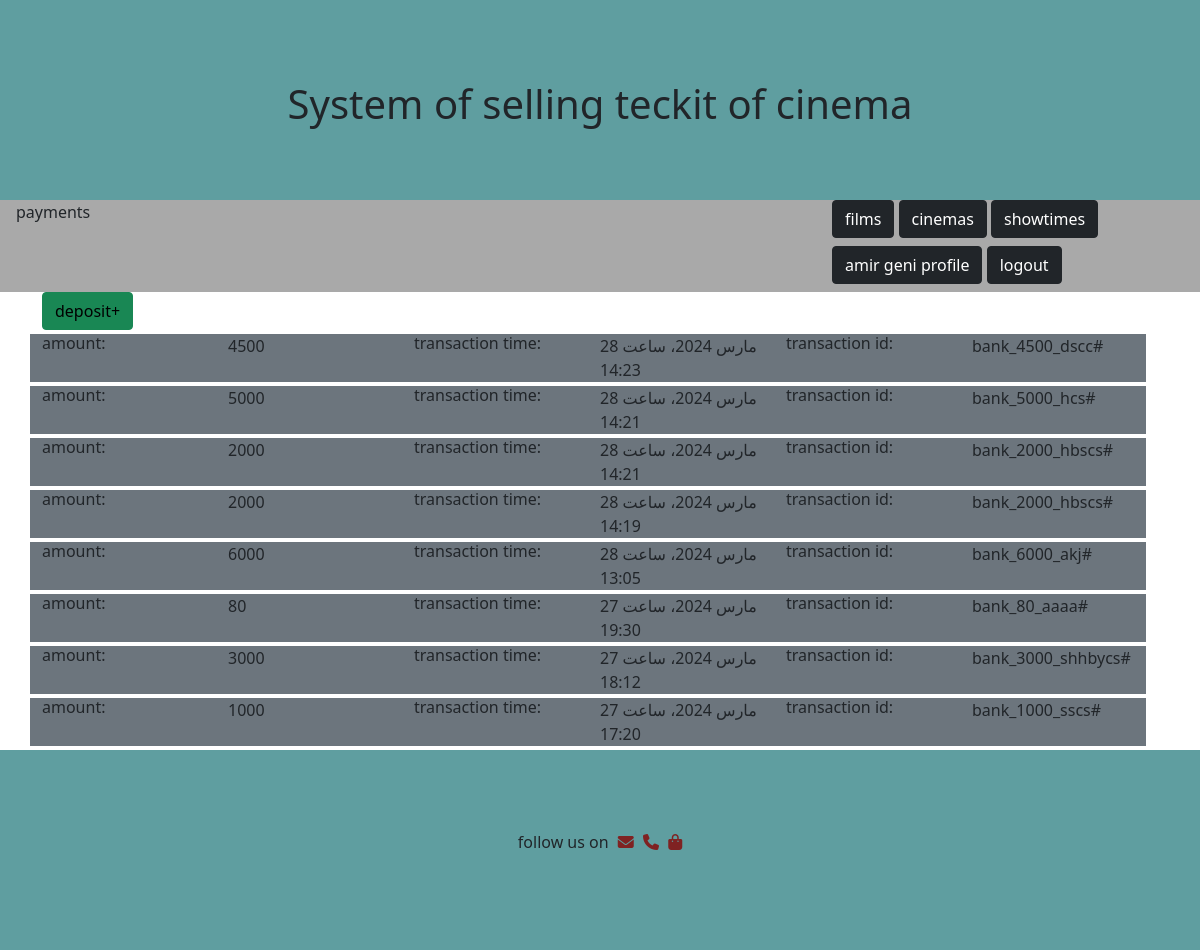
Page /account/payment/list (signed in) on the committed database.
### account/models.py (models this page shows, shortened)
class Payment(models.Model):
    myprofile=models.ForeignKey('profile',on_delete=models.CASCADE,verbose_name='your profile')
    amount=models.IntegerField('amount')
    transaction_time=models.DateTimeField('time',auto_now_add=True)
    transaction_id=models.CharField('transaction id',max_length=30)

### account/views.py (the view)
# urls.py: path("payment/list",views.payment_list,name='payment_list'),
@login_required
def payment_list(request):
    payments=Payment.objects.filter(myprofile=request.user.profile).order_by('-transaction_time')
    context={
        'payments':payments
    }
    return render(request,'accounts/payment_list.html',context)

### account/templates/accounts/payment_list.html (shortened to what this page needs)
{% extends 'pattern.html' %}
{% block toolbar_title %}payments{% endblock %}
{% block main_content %}
    <div class="container">
    <button class="btn btn-success"><a href="{% url "payment_creat" %}">deposit+</a></button>
        {% if payments  %}
            {% for payment in payments %}
                <div class="row my-1 bg-secondary">
                <div class="col-2">
            <h6>amount:</h6>
        </div>
        <div class="col-2">
            {{ payment.amount }}
        </div>
                     <div class="col-2">
            <h6>transaction time:</h6>
        </div>
       <div class="col-2">
       {{ payment.transaction_time }}
       </div>
                          <div class="col-2">
            <h6>transaction id:</h6>
        </div>
        <div class="col-2">
            {{ payment.transaction_id }}
        </div>
                </div>
            {% endfor %}
        {% endif %}
</div>
{% endblock %}

### tickting/templates/pattern.html (shortened to what this page needs)
{% load static %}
<!DOCTYPE html>
<html lang="en">
<head >
    <link rel="stylesheet" href="{% static "tickting/bootstrap.min.css"  %}">
    <link rel="stylesheet" href="{% static "tickting/mystylem.css" %}">
    <link rel="stylesheet" href="https://cdnjs.cloudflare.com/ajax/libs/font-awesome/6.5.1/css/all.min.css" />
</head>
<body>
<div class="header">
        <h1>System of selling teckit of cinema</h1>
</div>
    <div class="bd1">
        <div class="row ">
            <div class="col-8 mx-3">
               {% block toolbar_title %}{% endblock %}
            </div>
            <div class="col-3">
                {% block toolbar_body %}
                    <button class="btn btn-dark"><a class="text-white" href={% url "movie_list" %}>films</a></button>
                    <button class="btn btn-dark"><a class="text-white" href="{% url "cinema-list" %}">cinemas</a></button>
                    <button class="btn btn-dark"><a class="text-white" href="{% url "showtime_list" %}">showtimes</a></button>
                    {% if user.is_authenticated %}
                        <button class="btn btn-dark my-2"><a class="text-white" href="{% url "profile_details" %}">{{ user.get_full_name }} profile</a></button>
                        <button class="btn btn-dark my-2"><a class="text-white" href="{% url "logout" %}">logout</a></button>
                    {% else %}
                        <button class="btn btn-dark"><a class="text-white" href="{% url "login" %}">login</a></button>
                    {% endif %}
                {% endblock %}
            </div>
        </div>
    </div>
{% block main_content %}{% endblock %}
 <div class="footer">
        <p>
            follow us on
            <a href="#" class="icon"><i class="fa fa-envelope" aria-hidden="true"></i></a>
            <a href="#" class="icon"><i class="fa fa-phone" aria-hidden="true"></i></a>
            <a href="#" class="icon"><i class="fa fa-shopping-bag" aria-hidden="true"></i></a>
        </p>
    </div>
</body>
</html>

### tickting/static/tickting/mystylem.css (style rules this page uses)
* { max-width: 100%; }
.header { display: flex; justify-content: center; padding: 80px; height: 200px; background-color: cadetblue; }
.footer { display: flex; justify-content: center; padding: 80px; height: 200px; background-color: cadetblue; }
.bd1 { background-color: darkgray; }
.icon { padding-left: 5px; color: #7f2222; }
a { all: unset; color: black; }

### rows in the picture
Payment: amount "4500", transaction_time "28 مارس 2024، ساعت 14:23", transaction_id "bank_4500_dscc#"
Payment: amount "5000", transaction_time "28 مارس 2024، ساعت 14:21", transaction_id "bank_5000_hcs#"
Payment: amount "2000", transaction_time "28 مارس 2024، ساعت 14:21", transaction_id "bank_2000_hbscs#"
Payment: amount "2000", transaction_time "28 مارس 2024، ساعت 14:19", transaction_id "bank_2000_hbscs#"
Payment: amount "6000", transaction_time "28 مارس 2024، ساعت 13:05", transaction_id "bank_6000_akj#"
Payment: amount "80", transaction_time "27 مارس 2024، ساعت 19:30", transaction_id "bank_80_aaaa#"
Payment: amount "3000", transaction_time "27 مارس 2024، ساعت 18:12", transaction_id "bank_3000_shhbycs#"
Payment: amount "1000", transaction_time "27 مارس 2024، ساعت 17:20", transaction_id "bank_1000_sscs#"

### other values in the picture
{{ user.get_full_name }} "amir geni"
